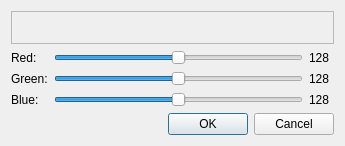
<ui version="4.0" >
 <class>DialogColorPicker</class>
 <widget class="QDialog" name="DialogColorPicker" >
  <property name="geometry" >
   <rect>
    <x>0</x>
    <y>0</y>
    <width>345</width>
    <height>146</height>
   </rect>
  </property>
  <property name="windowTitle" >
   <string>Color Picker</string>
  </property>
  <layout class="QGridLayout" >
   <item row="0" column="0" colspan="3" >
    <widget class="QFrame" name="frameColorDisplay" >
     <property name="minimumSize" >
      <size>
       <width>16</width>
       <height>30</height>
      </size>
     </property>
     <property name="frameShape" >
      <enum>QFrame::StyledPanel</enum>
     </property>
     <property name="frameShadow" >
      <enum>QFrame::Raised</enum>
     </property>
    </widget>
   </item>
   <item row="1" column="0" >
    <widget class="QLabel" name="labelRed" >
     <property name="text" >
      <string>Red:</string>
     </property>
    </widget>
   </item>
   <item row="1" column="1" >
    <widget class="QSlider" name="horizontalSliderRed" >
     <property name="maximum" >
      <number>255</number>
     </property>
     <property name="value" >
      <number>128</number>
     </property>
     <property name="orientation" >
      <enum>Qt::Horizontal</enum>
     </property>
    </widget>
   </item>
   <item row="1" column="2" >
    <widget class="QLabel" name="labelRedDisplay" >
     <property name="minimumSize" >
      <size>
       <width>25</width>
       <height>0</height>
      </size>
     </property>
     <property name="layoutDirection" >
      <enum>Qt::RightToLeft</enum>
     </property>
     <property name="text" >
      <string>128</string>
     </property>
    </widget>
   </item>
   <item row="2" column="0" >
    <widget class="QLabel" name="labelGreen" >
     <property name="text" >
      <string>Green:</string>
     </property>
    </widget>
   </item>
   <item row="2" column="1" >
    <widget class="QSlider" name="horizontalSliderGreen" >
     <property name="maximum" >
      <number>255</number>
     </property>
     <property name="value" >
      <number>128</number>
     </property>
     <property name="orientation" >
      <enum>Qt::Horizontal</enum>
     </property>
    </widget>
   </item>
   <item row="2" column="2" >
    <widget class="QLabel" name="labelGreenDisplay" >
     <property name="minimumSize" >
      <size>
       <width>25</width>
       <height>0</height>
      </size>
     </property>
     <property name="layoutDirection" >
      <enum>Qt::RightToLeft</enum>
     </property>
     <property name="text" >
      <string>128</string>
     </property>
    </widget>
   </item>
   <item row="3" column="0" >
    <widget class="QLabel" name="labelBlue" >
     <property name="text" >
      <string>Blue:</string>
     </property>
    </widget>
   </item>
   <item row="3" column="1" >
    <widget class="QSlider" name="horizontalSliderBlue" >
     <property name="maximum" >
      <number>255</number>
     </property>
     <property name="value" >
      <number>128</number>
     </property>
     <property name="orientation" >
      <enum>Qt::Horizontal</enum>
     </property>
    </widget>
   </item>
   <item row="3" column="2" >
    <widget class="QLabel" name="labelBlueDisplay" >
     <property name="minimumSize" >
      <size>
       <width>25</width>
       <height>0</height>
      </size>
     </property>
     <property name="layoutDirection" >
      <enum>Qt::RightToLeft</enum>
     </property>
     <property name="text" >
      <string>128</string>
     </property>
    </widget>
   </item>
   <item row="4" column="0" colspan="3" >
    <widget class="QDialogButtonBox" name="buttonBox" >
     <property name="orientation" >
      <enum>Qt::Horizontal</enum>
     </property>
     <property name="standardButtons" >
      <set>QDialogButtonBox::Cancel|QDialogButtonBox::NoButton|QDialogButtonBox::Ok</set>
     </property>
    </widget>
   </item>
  </layout>
 </widget>
 <resources/>
 <connections>
  <connection>
   <sender>buttonBox</sender>
   <signal>accepted()</signal>
   <receiver>DialogColorPicker</receiver>
   <slot>accept()</slot>
   <hints>
    <hint type="sourcelabel" >
     <x>227</x>
     <y>125</y>
    </hint>
    <hint type="destinationlabel" >
     <x>157</x>
     <y>145</y>
    </hint>
   </hints>
  </connection>
  <connection>
   <sender>buttonBox</sender>
   <signal>rejected()</signal>
   <receiver>DialogColorPicker</receiver>
   <slot>reject()</slot>
   <hints>
    <hint type="sourcelabel" >
     <x>295</x>
     <y>131</y>
    </hint>
    <hint type="destinationlabel" >
     <x>286</x>
     <y>145</y>
    </hint>
   </hints>
  </connection>
  <connection>
   <sender>horizontalSliderRed</sender>
   <signal>valueChanged(int)</signal>
   <receiver>labelRedDisplay</receiver>
   <slot>setNum(int)</slot>
   <hints>
    <hint type="sourcelabel" >
     <x>175</x>
     <y>48</y>
    </hint>
    <hint type="destinationlabel" >
     <x>330</x>
     <y>52</y>
    </hint>
   </hints>
  </connection>
  <connection>
   <sender>horizontalSliderGreen</sender>
   <signal>valueChanged(int)</signal>
   <receiver>labelGreenDisplay</receiver>
   <slot>setNum(int)</slot>
   <hints>
    <hint type="sourcelabel" >
     <x>211</x>
     <y>72</y>
    </hint>
    <hint type="destinationlabel" >
     <x>327</x>
     <y>69</y>
    </hint>
   </hints>
  </connection>
  <connection>
   <sender>horizontalSliderBlue</sender>
   <signal>valueChanged(int)</signal>
   <receiver>labelBlueDisplay</receiver>
   <slot>setNum(int)</slot>
   <hints>
    <hint type="sourcelabel" >
     <x>198</x>
     <y>93</y>
    </hint>
    <hint type="destinationlabel" >
     <x>327</x>
     <y>96</y>
    </hint>
   </hints>
  </connection>
 </connections>
</ui>
